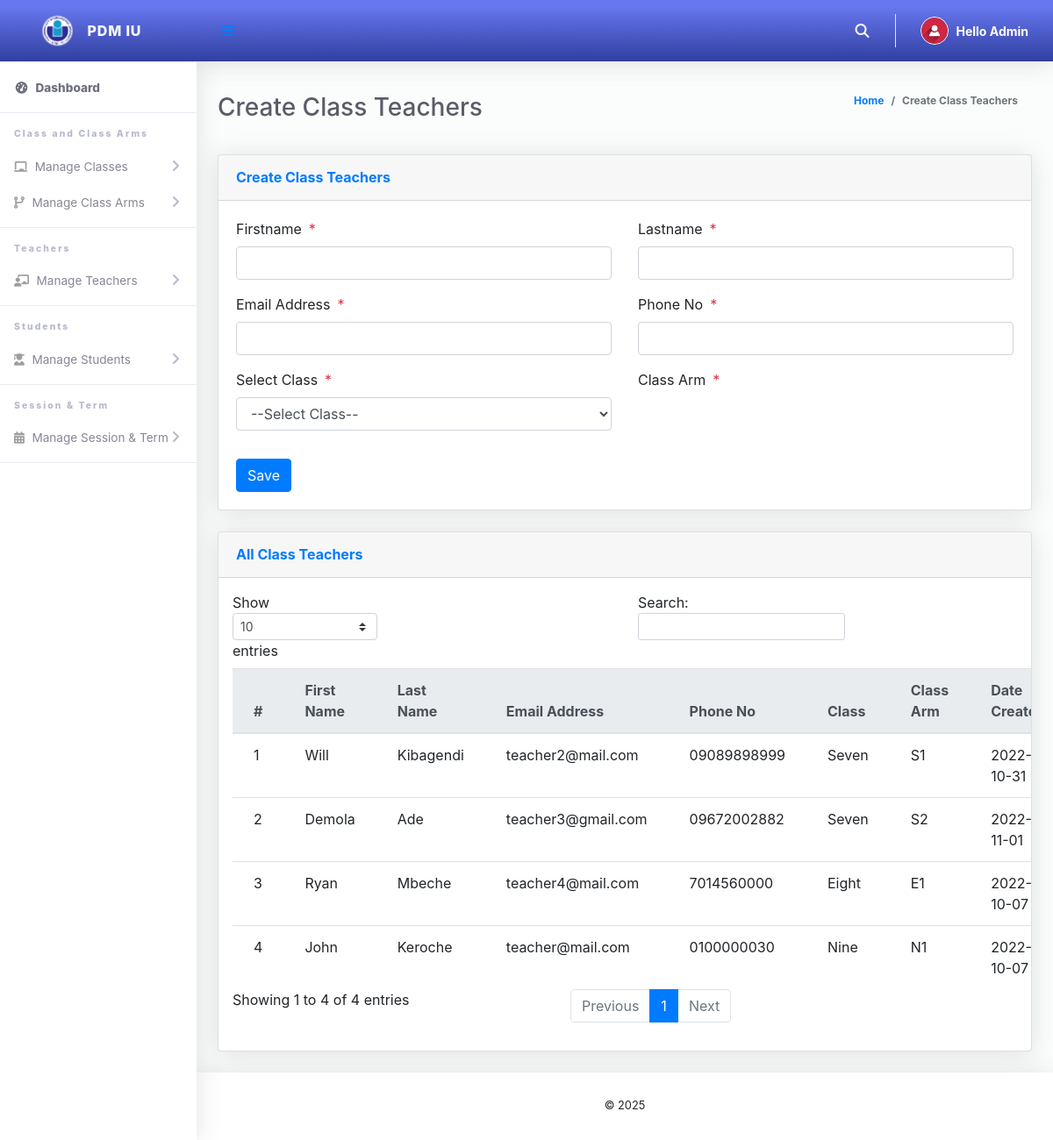
The page /Admin/createClassTeacher.php (signed in) on the database its author committed.
### tables this page shows
CREATE TABLE `tblclassteacher` (
  `Id` int(10) NOT NULL,
  `firstName` varchar(255) NOT NULL,
  `lastName` varchar(255) NOT NULL,
  `emailAddress` varchar(255) NOT NULL,
  `password` varchar(255) NOT NULL,
  `phoneNo` varchar(50) NOT NULL,
  `classId` varchar(10) NOT NULL,
  `classArmId` varchar(10) NOT NULL,
  `dateCreated` varchar(50) NOT NULL
);

CREATE TABLE `tblclass` (
  `Id` int(10) NOT NULL,
  `className` varchar(255) NOT NULL
);

CREATE TABLE `tblclassarms` (
  `Id` int(10) NOT NULL,
  `classId` varchar(10) NOT NULL,
  `classArmName` varchar(255) NOT NULL,
  `isAssigned` varchar(10) NOT NULL
);

### Admin/createClassTeacher.php (the view, shortened to what this page needs)
<?php
include '../Includes/dbcon.php';
?>
<!DOCTYPE html>
<html lang="en">
<head>
  <link href="../vendor/fontawesome-free/css/all.min.css" rel="stylesheet" type="text/css">
  <link href="../vendor/bootstrap/css/bootstrap.min.css" rel="stylesheet" type="text/css">
  <link href="css/ruang-admin.min.css" rel="stylesheet">
</head>
<body id="page-top">
  <div id="wrapper">
      <?php include "Includes/sidebar.php";?>
    <div id="content-wrapper" class="d-flex flex-column">
      <div id="content">
       <?php include "Includes/topbar.php";?>
        <div class="container-fluid" id="container-wrapper">
          <div class="d-sm-flex align-items-center justify-content-between mb-4">
            <h1 class="h3 mb-0 text-gray-800">Create Class Teachers</h1>
            <ol class="breadcrumb">
              <li class="breadcrumb-item"><a href="./">Home</a></li>
              <li class="breadcrumb-item active" aria-current="page">Create Class Teachers</li>
            </ol>
          </div>
          <div class="row">
            <div class="col-lg-12">
              <div class="card mb-4">
                <div class="card-header py-3 d-flex flex-row align-items-center justify-content-between">
                  <h6 class="m-0 font-weight-bold text-primary">Create Class Teachers</h6>
                </div>
                <div class="card-body">
                  <form method="post">
                   <div class="form-group row mb-3">
                        <div class="col-xl-6">
                        <label class="form-control-label">Firstname<span class="text-danger ml-2">*</span></label>
                        <input type="text" class="form-control" required name="firstName" value="<?php echo $row['firstName'];?>" id="exampleInputFirstName">
                        </div>
                        <div class="col-xl-6">
                        <label class="form-control-label">Lastname<span class="text-danger ml-2">*</span></label>
                      <input type="text" class="form-control" required name="lastName" value="<?php echo $row['lastName'];?>" id="exampleInputFirstName" >
                        </div>
                    </div>
                     <div class="form-group row mb-3">
                        <div class="col-xl-6">
                        <label class="form-control-label">Email Address<span class="text-danger ml-2">*</span></label>
                        <input type="email" class="form-control" required name="emailAddress" value="<?php echo $row['emailAddress'];?>" id="exampleInputFirstName" >
                        </div>
                        <div class="col-xl-6">
                        <label class="form-control-label">Phone No<span class="text-danger ml-2">*</span></label>
                      <input type="text" class="form-control" name="phoneNo" value="<?php echo $row['phoneNo'];?>" id="exampleInputFirstName" >
                        </div>
                    </div>
                    <div class="form-group row mb-3">
                        <div class="col-xl-6">
                        <label class="form-control-label">Select Class<span class="text-danger ml-2">*</span></label>
                         <?php
                        $qry= "SELECT * FROM tblclass ORDER BY className ASC";
                        $result = $conn->query($qry);
                        $num = $result->num_rows;
                        if ($num > 0){
                          echo ' <select required name="classId" onchange="classArmDropdown(this.value)" class="form-control mb-3">';
                          echo'<option value="">--Select Class--</option>';
                                  echo '</select>';
                              }
                            ?>
                        </div>
                        <div class="col-xl-6">
                        <label class="form-control-label">Class Arm<span class="text-danger ml-2">*</span></label>
                        </div>
                    </div>
                      <?php
                    if (isset($Id))
                    {
                    ?>
                    <button type="submit" name="update" class="btn btn-warning">Update</button>
                    &nbsp;&nbsp;&nbsp;&nbsp;&nbsp;&nbsp;&nbsp;&nbsp;&nbsp;&nbsp;
                    <?php
                    } else {
                    ?>
                    <button type="submit" name="save" class="btn btn-primary">Save</button>
                    <?php
                    }
                    ?>
                  </form>
                </div>
              </div>
                 <div class="row">
              <div class="col-lg-12">
              <div class="card mb-4">
                <div class="card-header py-3 d-flex flex-row align-items-center justify-content-between">
                  <h6 class="m-0 font-weight-bold text-primary">All Class Teachers</h6>
                </div>
                <div class="table-responsive p-3">
                  <table class="table align-items-center table-flush table-hover" id="dataTableHover">
                    <thead class="thead-light">
                      <tr>
                        <th>#</th>
                        <th>First Name</th>
                        <th>Last Name</th>
                        <th>Email Address</th>
                        <th>Phone No</th>
                        <th>Class</th>
                        <th>Class Arm</th>
                        <th>Date Created</th>
                      </tr>
                    </thead>
                    <tbody>
                  <?php
                      $query = "SELECT tblclassteacher.Id,tblclass.className,tblclassarms.classArmName,tblclassarms.Id AS classArmId,tblclassteacher.firstName,
                      tblclassteacher.lastName,tblclassteacher.emailAddress,tblclassteacher.phoneNo,tblclassteacher.dateCreated
                      FROM tblclassteacher
                      INNER JOIN tblclass ON tblclass.Id = tblclassteacher.classId
                      INNER JOIN tblclassarms ON tblclassarms.Id = tblclassteacher.classArmId";
                      $rs = $conn->query($query);
                      $num = $rs->num_rows;
                      $sn=0;
                      if($num > 0)
                      {
                        while ($rows = $rs->fetch_assoc())
                          {
                             $sn = $sn + 1;
                            echo"
                              <tr>
                                <td>".$sn."</td>
                                <td>".$rows['firstName']."</td>
                                <td>".$rows['lastName']."</td>
                                <td>".$rows['emailAddress']."</td>
                                <td>".$rows['phoneNo']."</td>
                                <td>".$rows['className']."</td>
                                <td>".$rows['classArmName']."</td>
                                 <td>".$rows['dateCreated']."</td>
                                <td><a href='?action=delete&Id=".$rows['Id']."&classArmId=".$rows['classArmId']."'><i class='fas fa-fw fa-trash'></i></a></td>
                              </tr>";
                          }
                      }
                      else
                      {
                           echo
                           "<div class='alert alert-danger' role='alert'>
                            No Record Found!
                            </div>";
                      }
                      ?>
                    </tbody>
                  </table>
                </div>
              </div>
            </div>
            </div>
          </div>
        </div>
      </div>
       <?php include "Includes/footer.php";?>
    </div>
  </div>
</body>
</html>

### Admin/Includes/topbar.php (shortened to what this page needs)
<?php
  $query = "SELECT * FROM tbladmin WHERE Id = ".$_SESSION['userId']."";
  $rs = $conn->query($query);
  $rows = $rs->fetch_assoc();
  $fullName = $rows['firstName']." ".$rows['lastName'];
?>
<nav class="navbar navbar-expand navbar-light bg-gradient-primary topbar mb-4 static-top">
          <button id="sidebarToggleTop" class="btn btn-link rounded-circle mr-3">
            <i class="fa fa-bars"></i>
          </button>
          <ul class="navbar-nav ml-auto">
            <li class="nav-item dropdown no-arrow">
              <a class="nav-link dropdown-toggle" href="#" id="searchDropdown" role="button" data-toggle="dropdown"
                aria-haspopup="true" aria-expanded="false">
                <i class="fas fa-search fa-fw"></i>
              </a>
            </li>
            <li class="nav-item dropdown no-arrow">
              <a class="nav-link dropdown-toggle" href="#" id="userDropdown" role="button" data-toggle="dropdown"
                aria-haspopup="true" aria-expanded="false">
                <img class="img-profile rounded-circle" src="img/user-icn.png" style="max-width: 60px">
                <span class="ml-2 d-none d-lg-inline text-white small"><b>Hello <?php echo $fullName;?></b></span>
              </a>
            </li>
          </ul>
        </nav>

### rows shown on the page
tblclassteacher: firstName "Will", lastName "Kibagendi", emailAddress "teacher2@mail.com", phoneNo "09089898999", classId.className "Seven", classArmId.classArmName "S1", dateCreated "2022-10-31"
tblclassteacher: firstName "Demola", lastName "Ade", emailAddress "teacher3@gmail.com", phoneNo "09672002882", classId.className "Seven", classArmId.classArmName "S2", dateCreated "2022-11-01"
tblclassteacher: firstName "Ryan", lastName "Mbeche", emailAddress "teacher4@mail.com", phoneNo "7014560000", classId.className "Eight", classArmId.classArmName "E1", dateCreated "2022-10-07"
tblclassteacher: firstName "John", lastName "Keroche", emailAddress "teacher@mail.com", phoneNo "0100000030", classId.className "Nine", classArmId.classArmName "N1", dateCreated "2022-10-07"

### other values the page prints
$fullName "Admin"
